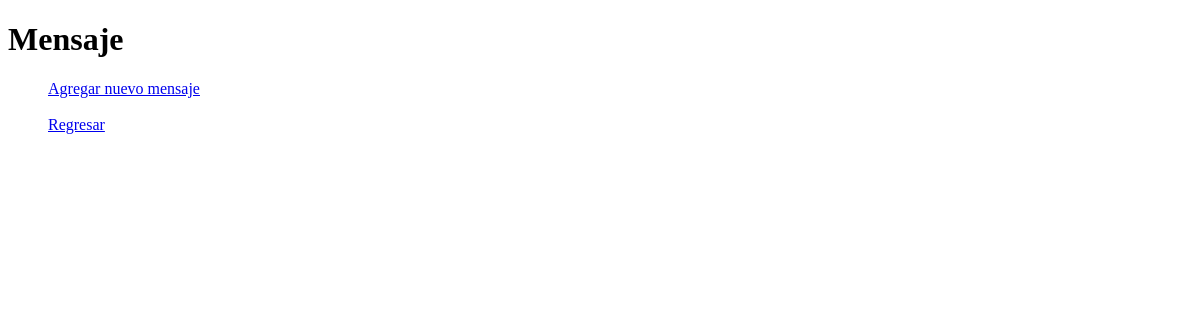
The page /mensaje/lista on the database as committed earlier.
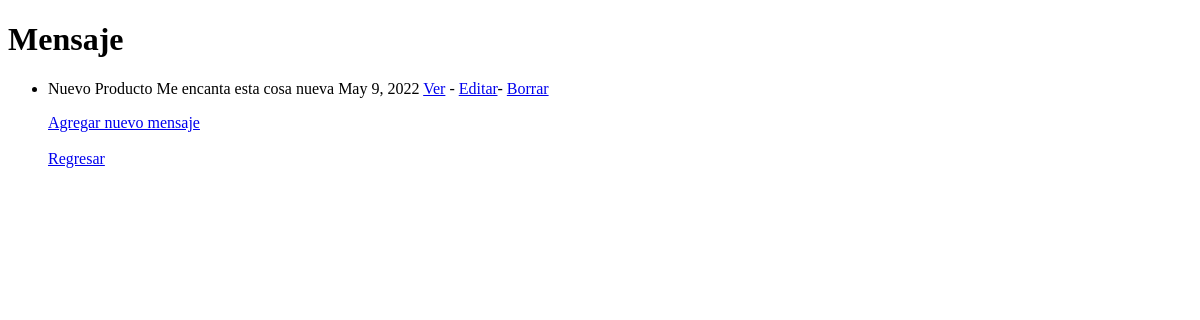
The same page on the database as committed later.
### ECommerce/models.py (models this page shows, shortened)
class Mensaje(models.Model):
    idMensajeAnterior = models.IntegerField()
    idCliente = models.ForeignKey(Cliente, on_delete = models.PROTECT)
    idVendedor = models.ForeignKey(Vendedor, on_delete = models.PROTECT)
    asunto = models.CharField(max_length=150)
    mensaje = models.CharField(max_length=5000)
    fecha = models.DateField()

### ECommerce/views.py (the view)
# urls.py: path('mensaje/lista', MensajeList.as_view(), name="ListaM"),
class MensajeList(ListView):
    model = Mensaje
    template_name = "ECommerce/mensaje_lista.html"

### ECommerce/Template/ECommerce/mensaje_lista.html (shortened to what this page needs)
<!DOCTYPE html>
<html lang="en">
<head>
</head>
<body>
    <h1>Mensaje</h1>
    <ul>
        {% for mensaje in object_list %}
            <li>
                <p>{{ mensaje.asunto }} {{ mensaje.mensaje }}  {{ mensaje.fecha }}
                <a href="{% url 'DetalleM' mensaje.id %}">Ver</a> - <a href="{% url 'EditarM' mensaje.id %}">Editar</a>- <a href="{% url 'BorrarM' mensaje.id %}">Borrar</a></p>
            </li>
        {% endfor %}
        <a href="{% url 'NuevoM' %}">Agregar nuevo mensaje</a>
        <br>
        <br>
        <a href="{% url 'index' %}">Regresar</a>
    </ul>
</body>
</html>

Rows that differ between the two databases and show on the page:
added Mensaje: asunto "Nuevo Producto", mensaje "Me encanta esta cosa nueva", fecha "May 9, 2022"
